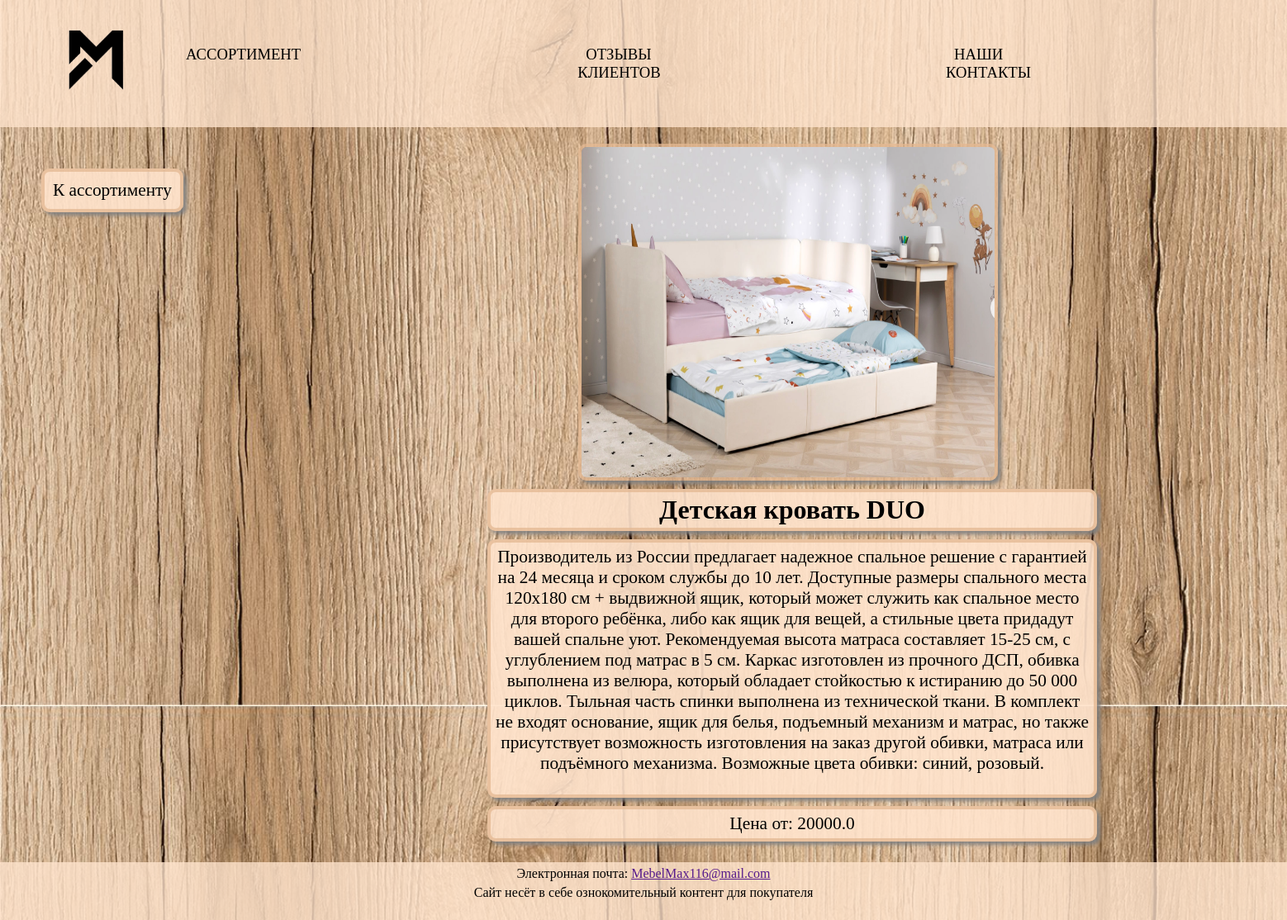
Screenshot of /product/4/ with the database file from the repository.
### mebel1/models.py (models this page shows, shortened)
class Card(models.Model):
    slug = models.SlugField(max_length = 200, unique = True, null = False, default ="")
    title = models.CharField('Название', max_length=60, null=False)
    image = models.ImageField('Картинка', upload_to='card_images/%Y-%m-%d/')
    price = models.FloatField('Цена')
    information = models.TextField('Информация', null = False, default ="")
    category = models.ForeignKey(Category, on_delete=models.CASCADE, null=True, blank=True)

### mebel1/views.py (the view)
# urls.py: path('product/<slug:post_slug>/', views.product, name='product'),
def product(request, post_slug):
    post = get_object_or_404(Card, slug=post_slug)
    context = {
        'post': post,
    }
    return render(request, 'product.html', context)

### mebel1/templates/product.html (shortened to what this page needs)
{% extends "base.html" %}
{% load static %}
{% block contents %}
<head>
  <link rel="stylesheet" type="text/css" href="{% static 'css/product.css' %}">
</head>
<body>
  <a href="{% url 'sale' %}" class="nazad">К ассортименту</a>
  <div class="block">
    <img src="{{ post.image.url }}" alt="" class="productImg">
    <h1 class="zagolovok">{{post.title}}</h1>
    <p class="info">{{post.information}}</p>
    <p class="denga">Цена от: {{post.price}}</p>
  </div>
  <div class="obhod"></div>
</body>
{% endblock %}

### mebel1/static/css/style.css (style rules this page uses)
* { margin: 0; }
body { display: flex; flex-direction: column; min-height: 100vh; margin: 0; background-size: cover; background-position: center; }

### mebel1/static/css/product.css (style rules this page uses)
.block { position: absolute; margin-left: 700px; margin-top: 20px; text-align:center }
.block p { text-align: center; }
.nazad { position: absolute; font-size: 16pt; margin: 50px 50px; border-radius: 10px; padding: 10px; background-color: rgba(255, 228, 205, 0.90); border: 4px solid rgba(228, 185, 147, 0.76); box-shadow: 4px 4px 4px rgba(128, 128, 128, 0.9); color: black; text-decoration: none; }
.productImg { width: 500px; height: 400px; border-radius: 10px; border: 4px solid rgba(228, 185, 147, 0.76); box-shadow: 4px 4px 4px rgba(128, 128, 128, 0.9); display: block; }
.zagolovok { padding: 3px; background-color: rgba(255, 228, 205, 0.90); border-radius: 10px; margin-left: -110px; margin-top: 10px; box-shadow: 4px 4px 4px rgba(128, 128, 128, 0.9); border: 4px solid rgba(228, 185, 147, 0.76); display: block; }
.info { margin-top: 10px; margin-left: -110px; font-size: 16pt; padding: 5px; width: 720px; height: 295px; background-color: rgba(255, 228, 205, 0.90); border-radius: 10px; box-shadow: 4px 4px 4px rgba(128, 128, 128, 0.9); border: 4px solid rgba(228, 185, 147, 0.76); text-align: center; display: block; }
.denga { margin-top: 10px; margin-left: -110px; padding: 5px; font-size: 16pt; background-color: rgba(255, 228, 205, 0.90); border-radius: 10px; box-shadow: 4px 4px 4px rgba(128, 128, 128, 0.9); border: 4px solid rgba(228, 185, 147, 0.76); display: block; }
.obhod { position: absolute; width: 100px; height: 100px; margin-top: 860px; }

### rows the page displays
Card: image (picture), title "Детская кровать DUO", information "Производитель из России предлагает надежное спальное решение с гарантией на 24 месяца и сроком службы до 10 лет. Доступные размеры спального места 120x180 см + выдвижной ящик, который может служить как спальное место для второго ребёнка, либо как ящик для вещей, а стильные цвета придадут вашей спальне уют. Рекомендуемая высота матраса составляет 15-25 см, с углублением под матрас в 5 см. Каркас изготовлен из прочного ДСП, обивка выполнена из велюра, который обладает стойкостью к истиранию до 50 000 циклов. Тыльная часть спинки выполнена из технической ткани. В комплект не входят основание, ящик для белья, подъемный механизм и матрас, но также присутствует возможность изготовления на заказ…", price "20000.0"
